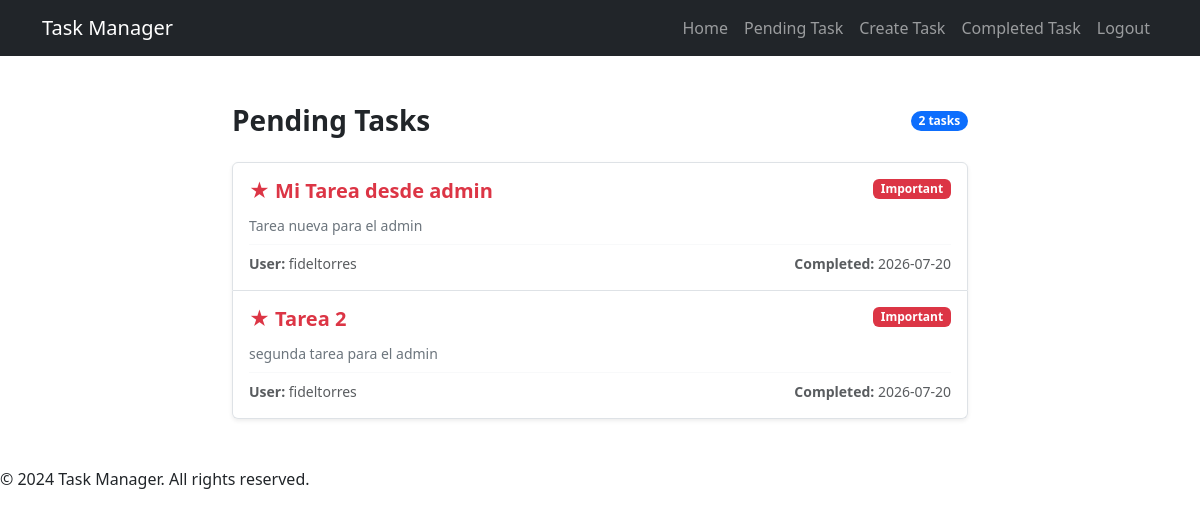
The page /tasks_completed/ (signed in) on the database its author committed.
### tasks/models.py (models this page shows, shortened)
class Task(models.Model):
   title = models.CharField(max_length=100)
   description = models.TextField()
   created = models.DateTimeField(auto_now_add=True)
   datecompleted = models.DateTimeField(null=True, blank=True)
   important = models.BooleanField(default=False)
   user = models.ForeignKey('auth.User', on_delete=models.CASCADE)

### tasks/views.py (the view)
# urls.py: path('tasks_completed/', views.tasks_completed, name='tasks_completed'),
@login_required
def tasks_completed(request):
   tasks = Task.objects.filter(user=request.user, datecompleted__isnull=False).order_by('-datecompleted')
   return render(request, 'tasks.html', {'tasks': tasks})

### tasks/templates/tasks.html (shortened to what this page needs)
{% extends "base.html" %}
{% block content %}
<main class="container my-5">
   <div class="row justify-content-center">
      <div class="col-md-10 col-lg-8">
         <div class="d-flex justify-content-between align-items-center mb-4">
            <h1 class="h3 fw-bold mb-0">Pending Tasks</h1>
            <span class="badge bg-primary rounded-pill">{{ tasks|length }} tasks</span>
         </div>
         {% if tasks %}
            <div class="list-group shadow-sm rounded">
               {% for task in tasks %}
                  <a href="{% url 'task_detail' task.id %}" class="list-group-item list-group-item-action p-3">
                     <div class="d-flex w-100 justify-content-between align-items-start mb-2">
                        <h5 class="mb-1 text-dark">
                           {% if task.important %}
                              <strong class="text-danger">★ {{ task.title }}</strong>
                           {% else %}
                              {{ task.title }}
                           {% endif %}
                        </h5>
                        {% if task.important %}
                           <span class="badge bg-danger">Important</span>
                        {% endif %}
                     </div>
                     {% if task.description %}
                        <p class="mb-2 text-secondary small">{{ task.description|truncatewords:20 }}</p>
                     {% endif %}
                     <div class="d-flex justify-content-between align-items-center pt-2 border-top border-light">
                        <small class="text-muted">
                           <strong>User:</strong> {{ task.user.username }}
                        </small>
                        {% if task.datecompleted %}
                           <small class="text-muted">
                              <strong>Completed:</strong> {{ task.datecompleted|date:"Y-m-d" }}
                           </small>
                        {% endif %}
                     </div>
                  </a>
               {% endfor %}
            </div>
         {% endif %}
      </div>
   </div>
</main>
{% endblock %}

### rows shown on the page
Task: title "Mi Tarea desde admin", important "Important", description "Tarea nueva para el admin", user.username "fideltorres", datecompleted "2026-07-20"
Task: title "Tarea 2", important "Important", description "segunda tarea para el admin", user.username "fideltorres", datecompleted "2026-07-20"

### other values the page prints
{{ tasks|length }} "2"
